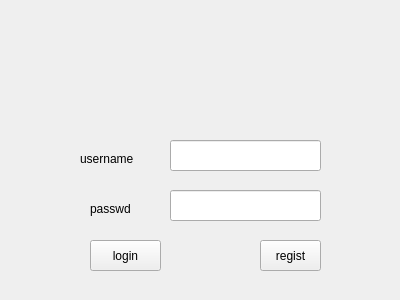
<?xml version="1.0" encoding="UTF-8"?>
<ui version="4.0">
 <class>myLogin</class>
 <widget class="QWidget" name="myLogin">
  <property name="geometry">
   <rect>
    <x>0</x>
    <y>0</y>
    <width>400</width>
    <height>300</height>
   </rect>
  </property>
  <property name="windowTitle">
   <string>Form</string>
  </property>
  <widget class="QLineEdit" name="ui_login_name_">
   <property name="geometry">
    <rect>
     <x>170</x>
     <y>140</y>
     <width>151</width>
     <height>31</height>
    </rect>
   </property>
  </widget>
  <widget class="QLineEdit" name="ui_login_pwd_">
   <property name="geometry">
    <rect>
     <x>170</x>
     <y>190</y>
     <width>151</width>
     <height>31</height>
    </rect>
   </property>
  </widget>
  <widget class="QLabel" name="label">
   <property name="geometry">
    <rect>
     <x>80</x>
     <y>150</y>
     <width>67</width>
     <height>17</height>
    </rect>
   </property>
   <property name="text">
    <string>username</string>
   </property>
  </widget>
  <widget class="QLabel" name="label_2">
   <property name="geometry">
    <rect>
     <x>90</x>
     <y>200</y>
     <width>67</width>
     <height>17</height>
    </rect>
   </property>
   <property name="text">
    <string>passwd</string>
   </property>
  </widget>
  <widget class="QPushButton" name="ui_login_login_">
   <property name="geometry">
    <rect>
     <x>90</x>
     <y>240</y>
     <width>71</width>
     <height>31</height>
    </rect>
   </property>
   <property name="text">
    <string>login</string>
   </property>
  </widget>
  <widget class="QPushButton" name="ui_login_regist_">
   <property name="geometry">
    <rect>
     <x>260</x>
     <y>240</y>
     <width>61</width>
     <height>31</height>
    </rect>
   </property>
   <property name="text">
    <string>regist</string>
   </property>
  </widget>
 </widget>
 <resources/>
 <connections/>
</ui>
